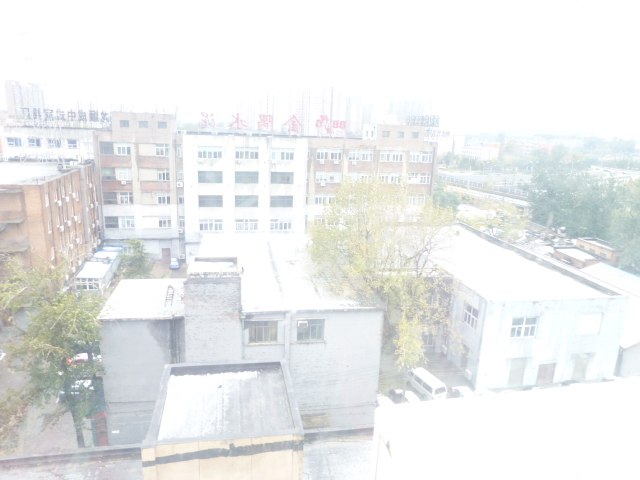
#> input picture pics/sample01.jpg, 640 x 480 px
$ python -i eihe.py   (imports and definitions only)
#> lines starting #> are read from the running program, lines starting #| are printed output that depends on the picture
#> further down, picture is the input picture: shape (480, 640, 3); mean B, G, R 234.8, 235.3, 233.6
import numpy as np
import cv2 as cv
from utils import *

def calculate_edge_intensity(vb):
    h, w = vb.shape
    edge_intensity = np.zeros_like(vb, dtype=np.float32)

    for y in range(1, h-1):
        for x in range(1, w-1):
            center = int(vb[y, x])
            neighbors = [
                int(vb[y-1, x-1]), int(vb[y-1, x]), int(vb[y-1, x+1]),
                int(vb[y, x-1]), int(vb[y, x+1]),
                int(vb[y+1, x-1]), int(vb[y+1, x]), int(vb[y+1, x+1])
            ]
            edge_intensity[y, x] = sum(abs(center - n) for n in neighbors)

    return edge_intensity

def compute_edge_intensity_histogram(edge_intensity, vb):
    L = 256
    E = np.zeros(L, dtype=np.float32)

    for m in range(L):
        E[m] = np.sum(edge_intensity[vb == m])

    return E

def compute_transformation_function(E, alpha=0.5):
    L = 256
    # 计算CDF
    F = np.cumsum(E)
    F = F / F[-1]  # 归一化

    F_power = F ** alpha
    T = ((L - 1) * F_power).astype(np.uint8)

    return T

# 自动判断图像亮度，决定alpha值
def determine_alpha(image, threshold=0.5):
    hist, bins = np.histogram(image.flatten(), 256, [0, 256])
    normalized_hist = hist / hist.sum()

    mean_brightness = np.sum(normalized_hist * np.arange(256))

    if mean_brightness < threshold * 255:
        alpha = 0.5
    else:
        alpha = 1.1

    return alpha

def edge_intensity_histogram_equalization(image):
    # rgb to hsv
    image_hsv = cv.cvtColor(image, cv.COLOR_BGR2HSV)
#> image_hsv: shape (480, 640, 3); mean H, S, V 51.7, 8, 237.8
    h, s, v = cv.split(image_hsv)
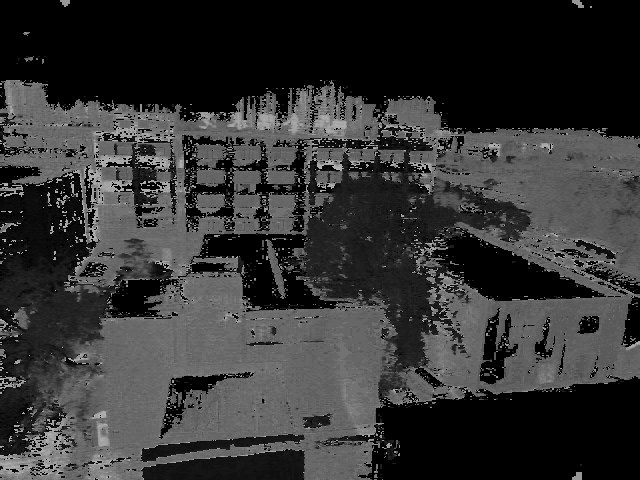
#> h: shape (480, 640); min 0, max 179, mean 51.7
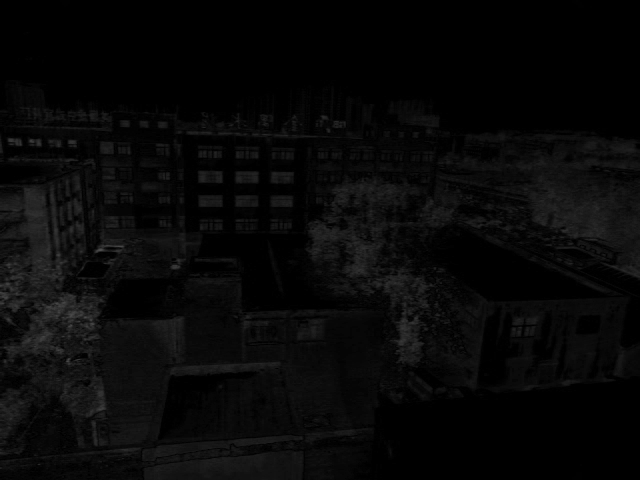
#> s: shape (480, 640); min 0, max 78, mean 8
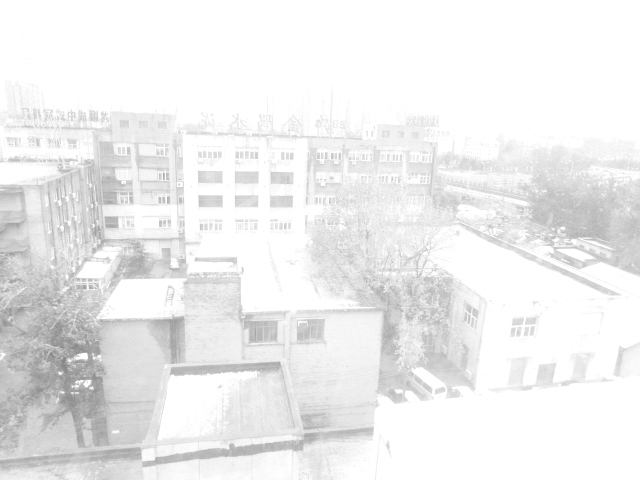
#> v: shape (480, 640); min 133, max 255, mean 237.8

    # 分成基底层Vd和细节层Vb处理
    lpf_kernel = np.array([[1, 2, 1],
                       [2, 4, 2],
                       [1, 2, 1]], dtype=np.float32) / 16.0

    vb = cv.filter2D(v, -1, lpf_kernel)
    vd = cv.subtract(v, vb)
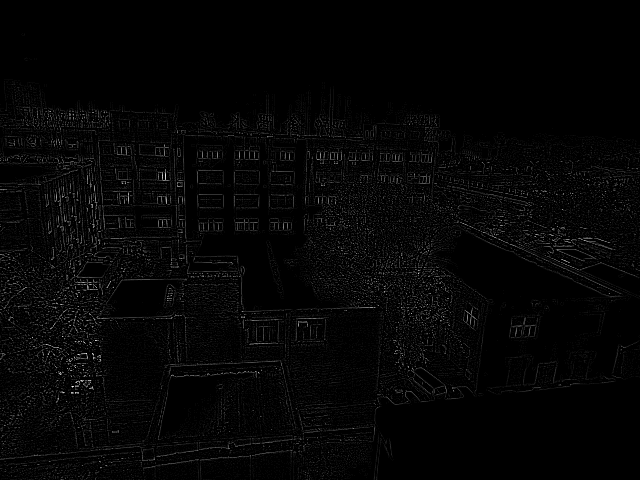
#> vd: shape (480, 640); min 0, max 35, mean 0.8; drawn with min black and max white

    edge_intensity = calculate_edge_intensity(vb)
#> after the loop in calculate_edge_intensity, `for y in range(1, h-1):`:
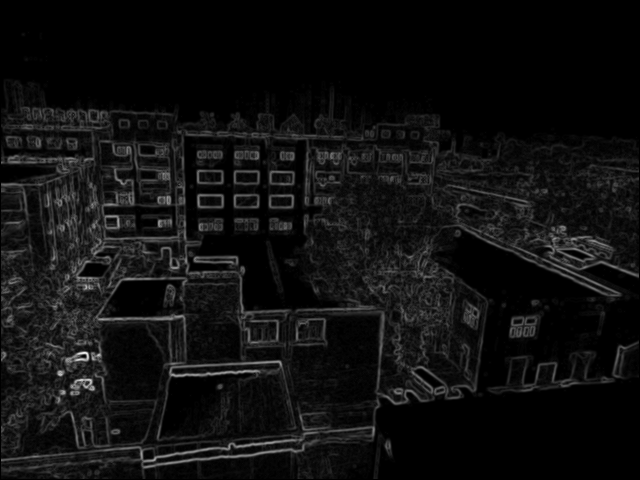
#> edge_intensity: shape (480, 640) float32; min 0, max 238, mean 15.7
    E = compute_edge_intensity_histogram(edge_intensity, vb)
#> after the loop in compute_edge_intensity_histogram, `for m in range(L):`: E = 256 values, max 103419 at index 234, min 0 at index 0, mean 18840.3


    alpha = determine_alpha(v, 0.5)
#> in determine_alpha, `hist, bins = np.histogram(image.flatten(), 256, [0, 256])`: hist = 256 values, max 136938 at index 255, min 0 at index 0, mean 1200; bins = 257 values from 0 to 256
#> in determine_alpha, `normalized_hist = hist / hist.sum()`: normalized_hist = 256 values, max 0.446 at index 255, min 0 at index 0, mean 0.00391
#> in determine_alpha, `mean_brightness = np.sum(normalized_hist * np.arange(256))`: mean_brightness = 237.8
#> alpha = 1.1
    print(alpha)
#| 1.1
    T = compute_transformation_function(E, alpha)
#> in compute_transformation_function, `F = np.cumsum(E)`: F = 256 values from 0 to 4823113
#> in compute_transformation_function, `F = F / F[-1]`: F = 256 values from 0 to 1
#> in compute_transformation_function, `T = ((L - 1) * F_power).astype(np.uint8)`: T = 256 values from 0 to 255
#> T = 256 values from 0 to 255

    equalized_vb = T[vb]
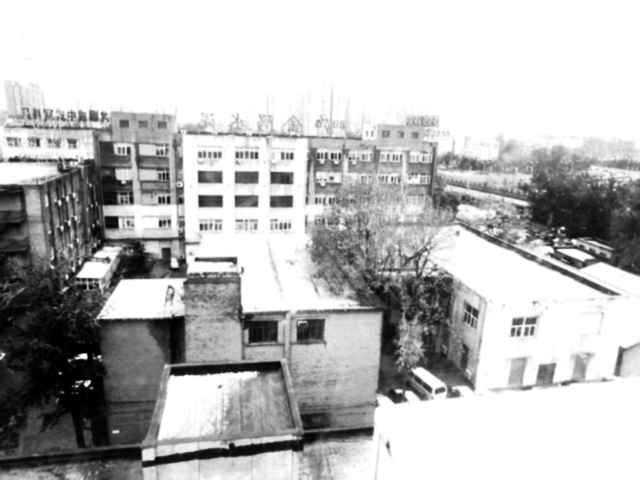
#> equalized_vb: shape (480, 640); min 0, max 255, mean 186.1

    epsilon = 1e-8
    equalized_vd = cv.multiply(cv.divide(equalized_vb.astype(np.float32), np.maximum(vb.astype(np.float32), epsilon)), vd.astype(np.float32))
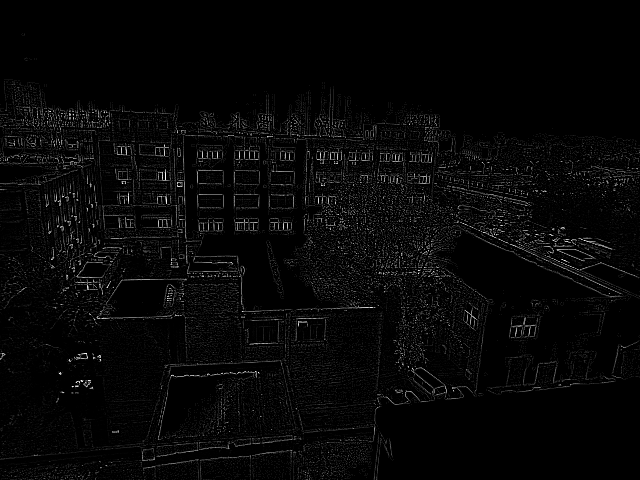
#> equalized_vd: shape (480, 640) float32; min 0, max 15.67, mean 0.45; drawn with min black and max white

    equalized_vd = np.clip(equalized_vd, 0, 255)

    # 计算equalized_v
    equalized_v = cv.add(equalized_vb, equalized_vd.astype(np.uint8))
    equalized_v = equalized_v.astype(np.uint8)

    equalized_image_hsv = cv.merge([h, s, equalized_v])
#> equalized_image_hsv: shape (480, 640, 3); mean H, S, V 51.7, 8, 186.4

    # hsv to rgb
    equalized_image_rgb = cv.cvtColor(equalized_image_hsv, cv.COLOR_HSV2BGR)

    # 显示转换后的图像
    # cv.imshow('RGB Image', equalized_image_rgb)
    # cv.waitKey(0)
    # cv.destroyAllWindows()

    return equalized_image_rgb

>>> import cv2
>>> picture = cv2.imread('pics/sample01.jpg')
>>> result = edge_intensity_histogram_equalization(picture)

$ run again, on pics/sample06.jpg
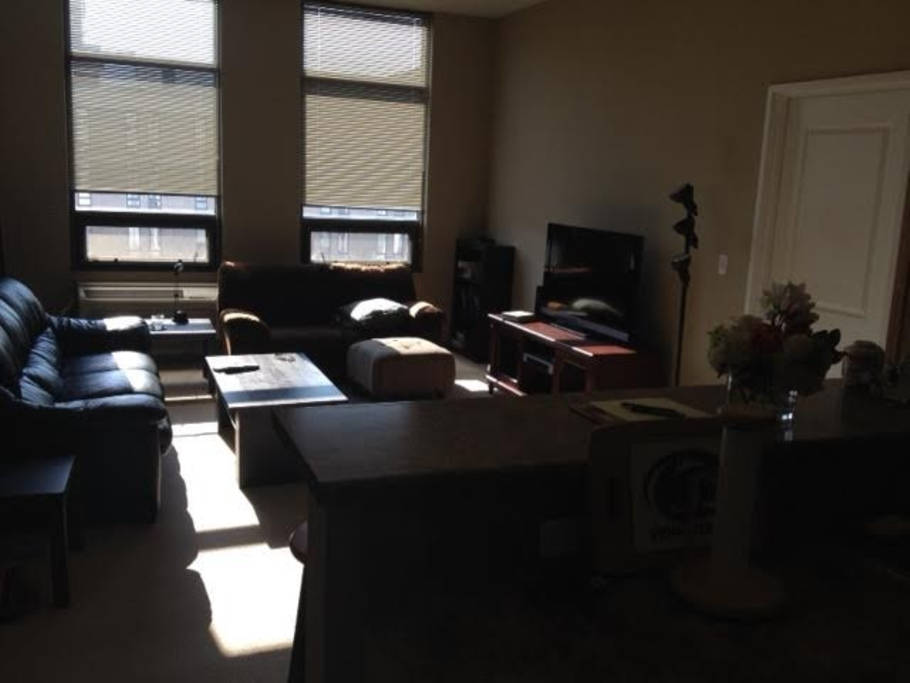
#> input picture pics/sample06.jpg, 910 x 683 px
#> picture is the input picture: shape (683, 910, 3); mean B, G, R 50.4, 54.5, 58.9
#> image_hsv: shape (683, 910, 3); mean H, S, V 32.8, 55.7, 60.2
#> after the loop in calculate_edge_intensity, `for y in range(1, h-1):`:
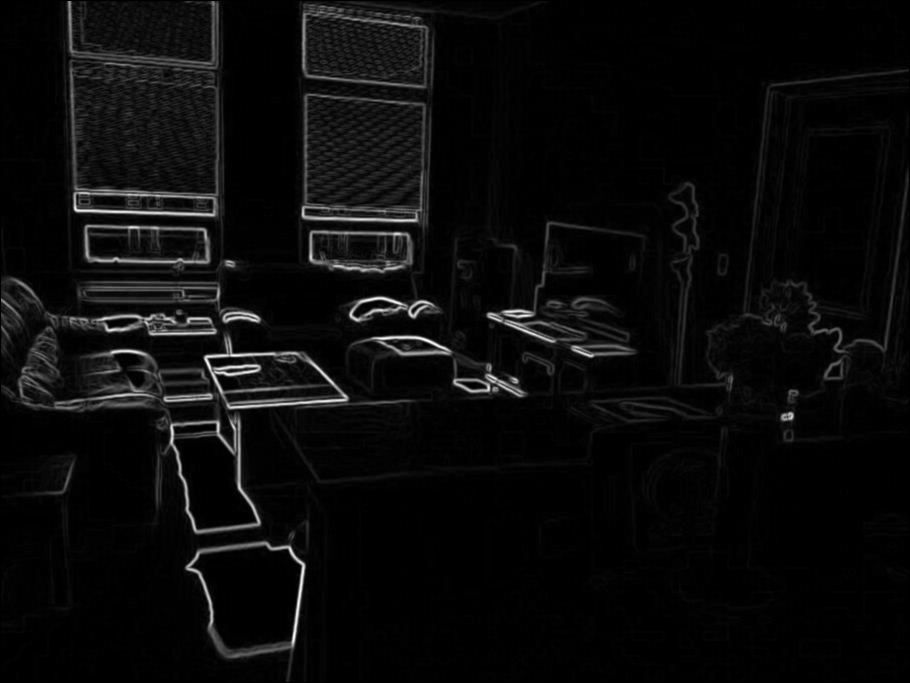
#> edge_intensity: shape (683, 910) float32; min 0, max 466, mean 19.9; drawn with min black and max white
#> after the loop in compute_edge_intensity_histogram, `for m in range(L):`: E = 256 values, max 93236 at index 158, min 0 at index 0, mean 48317.2
#> hist = 256 values, max 25167 at index 12, min 0 at index 0, mean 2427.9; bins = 257 values from 0 to 256
#> normalized_hist = 256 values, max 0.0405 at index 12, min 0 at index 0, mean 0.00391
#> mean_brightness = 60.19
#> alpha = 0.5
#| 0.5
#> in compute_transformation_function, `F = np.cumsum(E)`: F = 256 values from 0 to 12369202
#> in compute_transformation_function, `F = F / F[-1]`: F = 256 values from 0 to 1
#> in compute_transformation_function, `T = ((L - 1) * F_power).astype(np.uint8)`: T = 256 values from 0 to 255
#> equalized_image_hsv: shape (683, 910, 3); mean H, S, V 32.8, 55.7, 110.9
#> in edge_intensity_histogram_equalization, `equalized_image_rgb = cv.cvtColor(equalized_image_hsv, cv.COLOR_HSV2BGR)`:
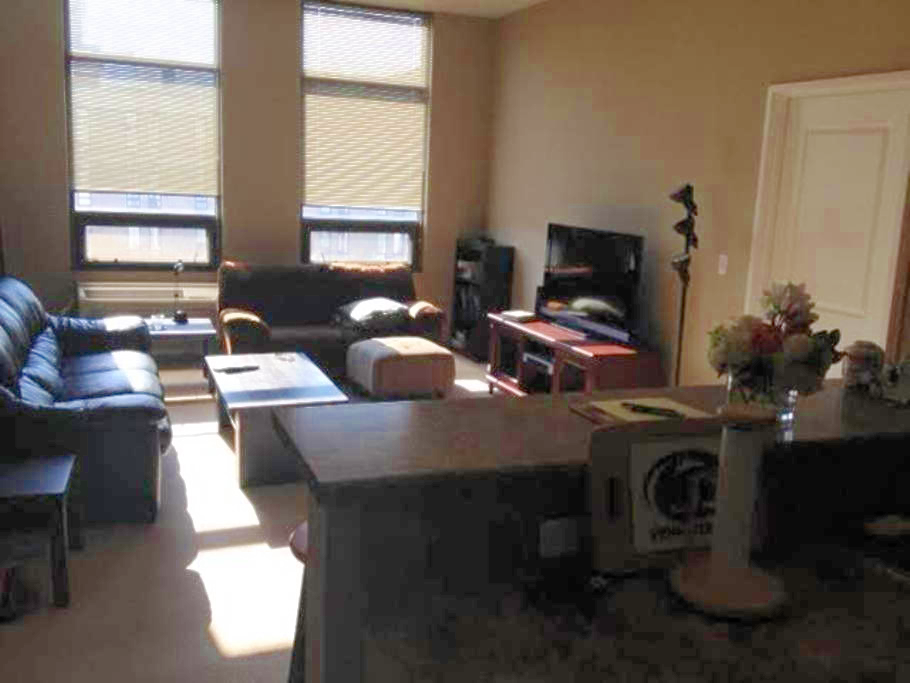
#> equalized_image_rgb: shape (683, 910, 3); mean B, G, R 88.6, 97.7, 108.4

$ run again, on pics/sample07.jpg
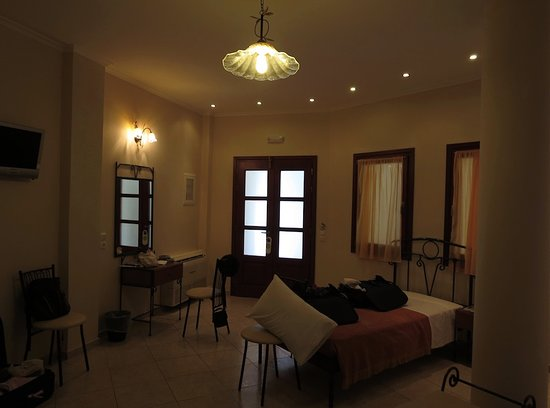
#> input picture pics/sample07.jpg, 550 x 408 px
#> picture is the input picture: shape (408, 550, 3); mean B, G, R 30.8, 49.3, 67.6
#> image_hsv: shape (408, 550, 3); mean H, S, V 18.4, 149, 67.8
#> after the loop in calculate_edge_intensity, `for y in range(1, h-1):`:
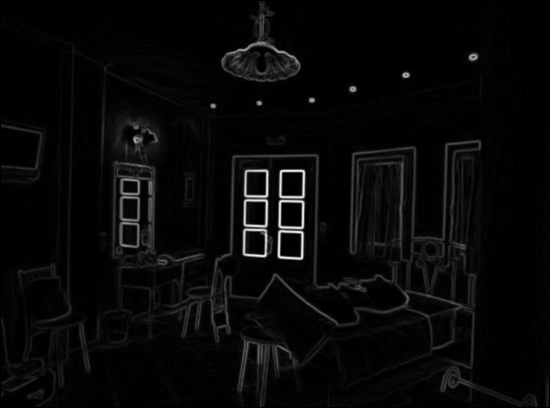
#> edge_intensity: shape (408, 550) float32; min 0, max 588, mean 19.6; drawn with min black and max white
#> after the loop in compute_edge_intensity_histogram, `for m in range(L):`: E = 256 values, max 54715 at index 54, min 106 at index 0, mean 17178.6
#> hist = 256 values, max 5696 at index 53, min 14 at index 209, mean 876.6; bins = 257 values from 0 to 256
#> normalized_hist = 256 values, max 0.0254 at index 53, min 6.24e-05 at index 209, mean 0.00391
#> mean_brightness = 67.78
#> alpha = 0.5
#| 0.5
#> in compute_transformation_function, `F = np.cumsum(E)`: F = 256 values from 106 to 4397724
#> in compute_transformation_function, `F = F / F[-1]`: F = 256 values from 2.41e-05 to 1
#> F_power = 256 values from 0.00491 to 1
#> in compute_transformation_function, `T = ((L - 1) * F_power).astype(np.uint8)`: T = 256 values from 1 to 255
#> equalized_image_hsv: shape (408, 550, 3); mean H, S, V 18.4, 149, 166.2
#> in edge_intensity_histogram_equalization, `equalized_image_rgb = cv.cvtColor(equalized_image_hsv, cv.COLOR_HSV2BGR)`:
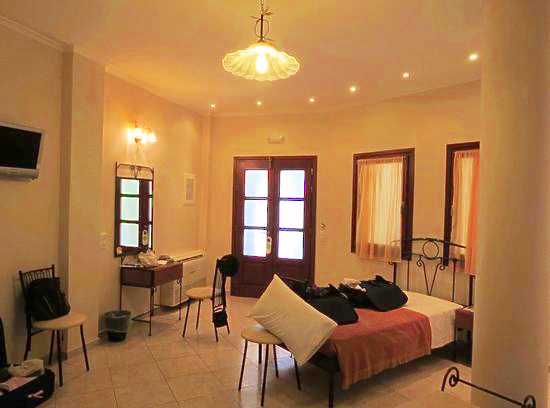
#> equalized_image_rgb: shape (408, 550, 3); mean B, G, R 70.8, 117.1, 165.8

$ run again, on pics/sample08.jpg
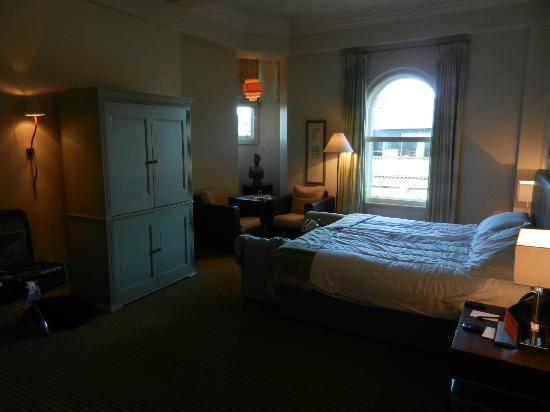
#> input picture pics/sample08.jpg, 550 x 412 px
#> picture is the input picture: shape (412, 550, 3); mean B, G, R 45.8, 53.6, 55.6
#> image_hsv: shape (412, 550, 3); mean H, S, V 40, 101.3, 61.1
#> after the loop in compute_edge_intensity_histogram, `for m in range(L):`: E = 256 values, max 43535 at index 60, min 191 at index 0, mean 20079.5
#> hist = 256 values, max 7247 at index 10, min 60 at index 241, mean 885.2; bins = 257 values from 0 to 256
#> normalized_hist = 256 values, max 0.032 at index 10, min 0.000265 at index 241, mean 0.00391
#> mean_brightness = 61.1
#> alpha = 0.5
#| 0.5
#> in compute_transformation_function, `F = np.cumsum(E)`: F = 256 values from 191 to 5140355
#> in compute_transformation_function, `F = F / F[-1]`: F = 256 values from 3.72e-05 to 1
#> F_power = 256 values from 0.0061 to 1
#> in compute_transformation_function, `T = ((L - 1) * F_power).astype(np.uint8)`: T = 256 values from 1 to 255
#> equalized_image_hsv: shape (412, 550, 3); mean H, S, V 40, 101.3, 121.9
#> in edge_intensity_histogram_equalization, `equalized_image_rgb = cv.cvtColor(equalized_image_hsv, cv.COLOR_HSV2BGR)`:
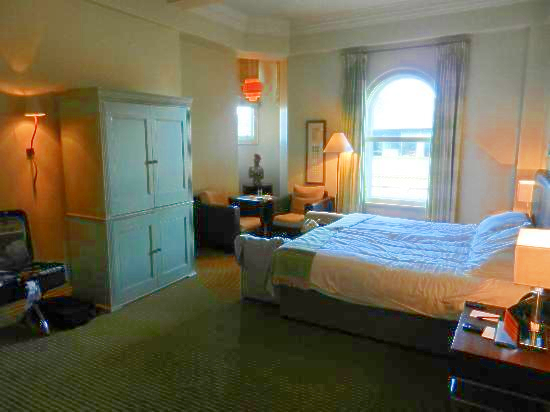
#> equalized_image_rgb: shape (412, 550, 3); mean B, G, R 86, 107.2, 111.6
